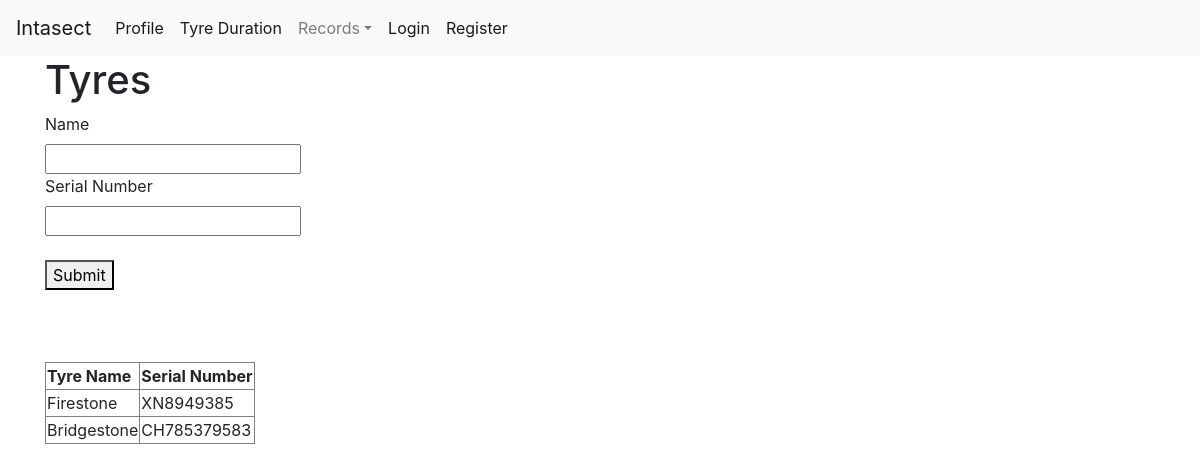
Page /tyres on the committed database.
### tables this page shows
CREATE TABLE TYRES (
TYREID INTEGER PRIMARY KEY NOT NULL,
NAME VARCHAR(15),
SERIALNUM VARCHAR(15)
);

### app.py (the view)
@app.route('/tyres', methods=['POST', 'GET'])
def tyres():
    context = {}
    if request.method == 'POST':
        name = request.form['name']
        serialnum = request.form['serialnum']
        functions.insert_tyre_data(DB_FILENAME, name, serialnum)
        return redirect(url_for('tyres'))
    if request.method == 'GET':
        context['tyre_data'] = functions.select_tyre_data(DB_FILENAME)
    return render_template('tyres.html', **context)

### sql/functions.py (called while the page is built)
def select_tyre_data(db_file):
    conn = sqlite3.connect(db_file)
    cur = conn.cursor()
    cur.execute(select_tyre_data_statement)
    rows = cur.fetchall()
    return rows

### templates/tyres.html
{% extends 'base.html' %}
{% block content %}
<h1>{% block title %} Tyres {% endblock %}</h1>
<div>
    <form method="post">
        <label for="name">Name</label>
        <br>
        <input type="text" name="name" placeholder="" value=""></input>
        <br>
        <label for="serialnum">Serial Number</label>
        <br>
        <input type="text" name="serialnum" placeholder="" value=""></input>
        <br>
        <br>
        <button type="submit">Submit</button>
    </form>
</div>
<br>
<br>
<br>
<div>
    <table border="1">
        <tr>
            <th>Tyre Name</th>
            <th>Serial Number</th>
        </tr>
        {% for tyre in tyre_data %}
        <tr>
            <td>{{ tyre[1] }}</td>
            <td>{{ tyre[2] }}</td>
        </tr>
        {% endfor %}
    </table>
</div>
{% endblock %}

### rows in the picture
TYRES: NAME "Firestone", SERIALNUM "XN8949385"
TYRES: NAME "Bridgestone", SERIALNUM "CH785379583"
